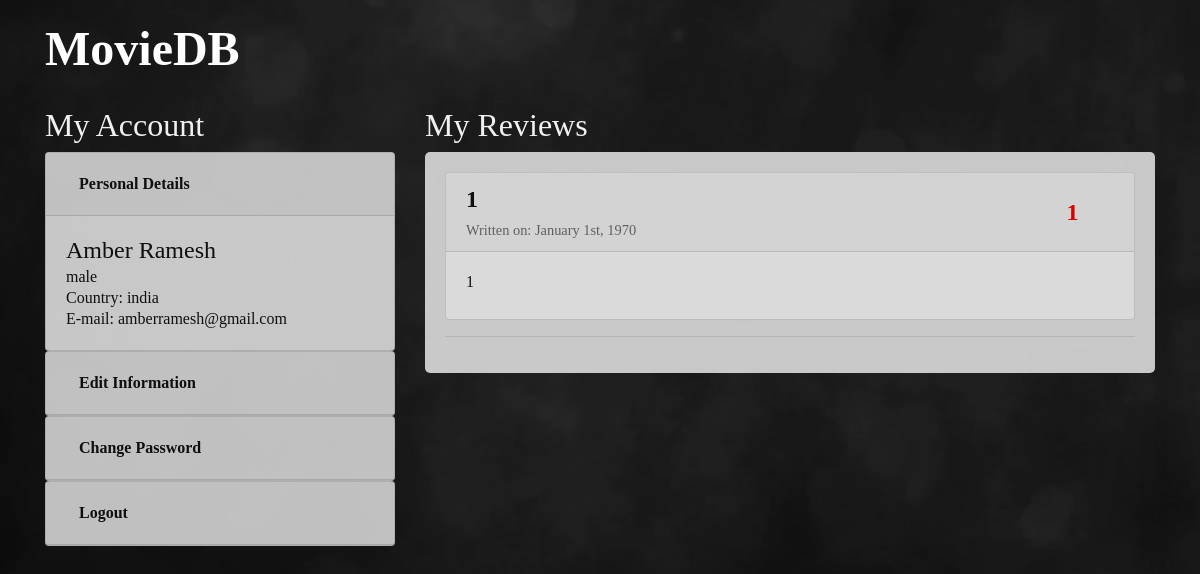
/account.php (signed in), run on an earlier commit of the app's database.
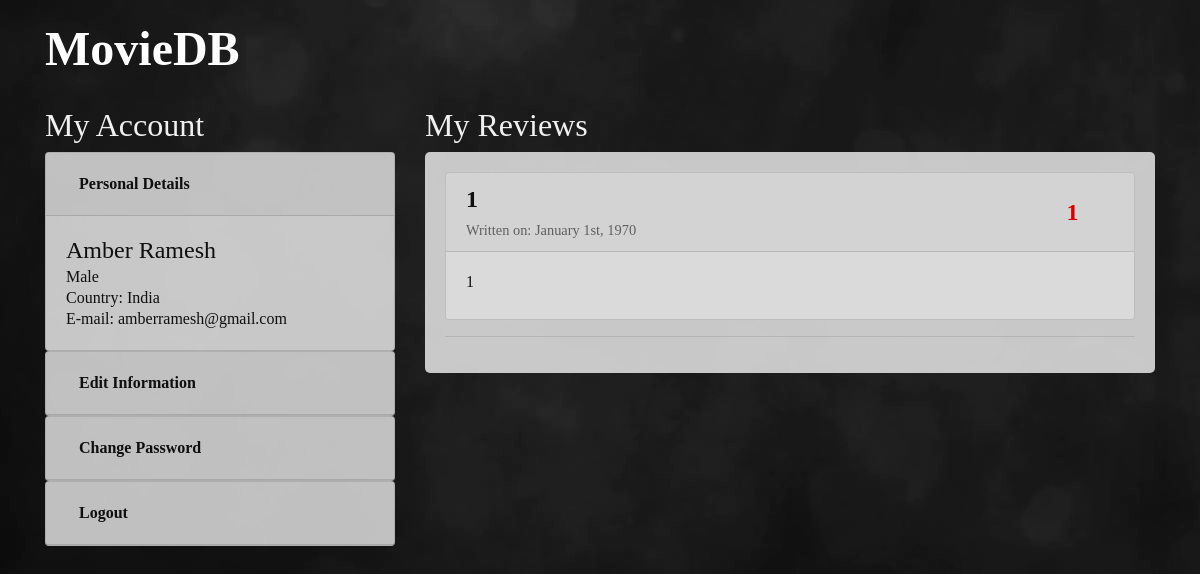
And on a later commit of the database.
### tables this page shows
CREATE TABLE `user` (
  `user_id` int(5) unsigned zerofill NOT NULL AUTO_INCREMENT,
  `email` varchar(45) NOT NULL,
  `fname` varchar(45) NOT NULL,
  `lname` varchar(45) NOT NULL,
  `gender` varchar(6) DEFAULT NULL,
  `password` varchar(25) NOT NULL,
  `country` varchar(25) DEFAULT NULL,
  PRIMARY KEY (`user_id`),
  UNIQUE KEY `email_UNIQUE` (`email`)
);

### account.php (the view, shortened to what this page needs)
<?php
	$conn =  new mysqli(DB_SERVER, DB_USERNAME, DB_PASSWORD, DB_DATABASE);
	$user = array();
	$user["user_id"] = $_SESSION["user_id"];
	$userSql = "SELECT * FROM user WHERE user_id = ".$user["user_id"];
	$userResult = mysqli_query($conn, $userSql);
	if($userResult) {
		$row = $userResult->fetch_assoc();
		$user["fname"] = $row["fname"];
		$user["lname"] = $row["lname"];
		$user["gender"] = $row["gender"];
		$user["country"] = $row["country"];
		$user["email"] = $row["email"];
	}
?>
<html>
	<head lang="en">
		<link rel="stylesheet" href="assets/css/bootstrap.min.css">
		<link rel="stylesheet" href="assets/css/open-iconic-bootstrap.min.css">
		<link rel="stylesheet" href="assets/css/account.css" />
	</head>
	<body>
		<div class="">
			<div class="container" id="accountContainer">
				<div class="row" id="siteLogo">
					<h1><a id="siteLogoName" href="index.php">MovieDB</a></h1>
				</div>
				<div class="row">
					<div class="col-md-4">
						<div>
							<h2>My Account</h2>
						</div>
						<div id="accordion">
						  <div class="card">
							<div class="card-header" id="headingOne">
							  <h5 class="mb-0">
								<button class="btn btn-link" data-toggle="collapse" data-target="#personalDetails" aria-expanded="true" aria-controls="personalDetails">
								  Personal Details
								</button>
							  </h5>
							</div>
							<div id="personalDetails" class="collapse show" aria-labelledby="headingOne" data-parent="#accordion">
							  <div class="card-body">
								<h4><?php echo $user["fname"]." ".$user["lname"]; ?></h4>
								<h6><?php echo $user["gender"]; ?></h6>
								<h6>Country: <?php echo $user["country"]; ?></h6>
								<h6>E-mail: <?php echo $user["email"]; ?></h6>
							  </div>
							</div>
						  </div>
						  <div class="card">
							<div class="card-header" id="headingTwo">
							  <h5 class="mb-0">
								<button class="btn btn-link collapsed" data-toggle="collapse" data-target="#editInformation" aria-expanded="false" aria-controls="editInformation">
								  Edit Information
								</button>
							  </h5>
							</div>
						  </div>
						  <div class="card">
							<div class="card-header" id="headingThree">
							  <h5 class="mb-0">
								<button class="btn btn-link collapsed" data-toggle="collapse" data-target="#changePassword" aria-expanded="false" aria-controls="changePassword">
								  Change Password
								</button>
							  </h5>
							</div>
						  </div>
						  <div class="card">
							<div class="card-header" id="logoutHeader">
							  <h5 class="mb-0">
								<button class="btn btn-link" onclick="location.href='logout.php'">
								  Logout
								</button>
							  </h5>
							</div>
						  </div>
						</div>
					</div>
					<div class="col-md-8">
						<div>
							<h2>My Reviews</h2>
						</div>
						<div class="container" id="reviewContainer">
						<?php
						$reviewSql = "SELECT * FROM v_user_reviews WHERE user_id = ".$user["user_id"];
						$reviewResult = mysqli_query($conn, $reviewSql);
						if($reviewResult) {
							if($reviewResult->num_rows === 0) { ?>
							<?php }
							while($row = $reviewResult->fetch_assoc()) {
								$movie_id = $row["movie_id"];
								$title = $row["title"];
								$date = date("F jS, Y", strtotime($row["date"]));
								$rating = $row["rating"];
								$review = $row["review"];
								 ?>
								<div class="card">
								  <div class="card-header">
								    <div class="row">
								      <div class="col-md-10">
									    <h4><a href="movie.php?id=<?php echo $movie_id ?>"><?php echo $title ?></a></h4>
									    <h6 class="review-date">Written on: <?php echo $date ?></h6>
									  </div>
									  <div class="col-md-2">
										<h4 class="review-score"><?php echo $rating ?></h4>
									  </div>
								    </div>
								  </div>
								  <div class="card-body">
									<h6><?php echo $review ?></h6>
								  </div>
								</div>
								<hr/>
								<?php
							}
						} ?>
						</div>
					</div>
				</div>
			</div>
		</div>
	</body>
</html>

### assets/css/account.css (style rules this page uses)
body { background-image: url("../images/smokey_background.png"); background-repeat: no-repeat; background-position: left top; background-attachment: fixed; font-family: Calibri; color: #F0F0F0; }
#siteLogo { margin: 20px -15px; }
#siteLogoName { color: #FFFFFF; font-size: 1.2em; margin-left: 15px; }
.card { color: #0F0F0F; background-color: rgba(220.0, 220.0, 220.0, 0.9); }
#accordion { margin-bottom: 30px; }
#accordion h6, #accordion h4 { margin-bottom: 2px; }
#reviewContainer { color: #0F0F0F; background-color: rgba(220.0, 220.0, 220.0, 0.9); border-radius: 5px; padding: 20px; }
#reviewContainer .col-md-2 { display: grid; align-items: center; }
.review-date { color: #5F5F5F; font-size: 0.9em; margin: 0px; }
.review-score { font-weight: bold; margin: 0px; text-align: center; }
.btn-link { color: #0F0F0F; font-weight: bold; }
a { color: #0F0F0F; font-weight: bold; }

What changed in the data, as far as the page shows it:
changed user "Amber": gender "male" → "Male"; country "india" → "India"
